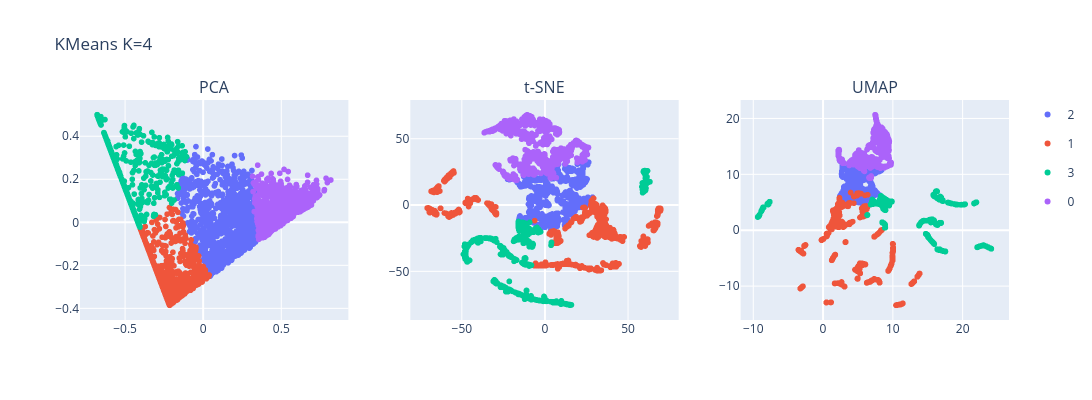

This figure's notebook cell:
### Code cell
# Utilice la siguiente función para graficar k-means. kmeans_labels = clusters obtenidos por k-means.
plot_dim_reductions(pca_proj, tsne_proj, umap_proj, name="KMeans K=4", colors=kmeans_labels)

### Figure 1 — Plotly figure (JSON) as saved in the notebook; plotly's stock layout.template omitted (floating-point values rounded to 4 significant figures; data arrays with more than 128 entries replaced by an {"elided": "..."} marker saying what was removed)
{"data": [{"hovertemplate": "color=2<br>x=%{x}<br>y=%{y}<extra></extra>", "legendgroup": "2", "marker": {"color": "#636efa", "symbol": "circle"}, "mode": "markers", "name": "2", "showlegend": true, "type": "scattergl", "x": {"elided": "1001 float values"}, "xaxis": "x", "y": {"elided": "1001 float values"}, "yaxis": "y"}, {"hovertemplate": "color=1<br>x=%{x}<br>y=%{y}<extra></extra>", "legendgroup": "1", "marker": {"color": "#EF553B", "symbol": "circle"}, "mode": "markers", "name": "1", "showlegend": true, "type": "scattergl", "x": {"elided": "1278 float values"}, "xaxis": "x", "y": {"elided": "1278 float values"}, "yaxis": "y"}, {"hovertemplate": "color=3<br>x=%{x}<br>y=%{y}<extra></extra>", "legendgroup": "3", "marker": {"color": "#00cc96", "symbol": "circle"}, "mode": "markers", "name": "3", "showlegend": true, "type": "scattergl", "x": {"elided": "913 float values"}, "xaxis": "x", "y": {"elided": "913 float values"}, "yaxis": "y"}, {"hovertemplate": "color=0<br>x=%{x}<br>y=%{y}<extra></extra>", "legendgroup": "0", "marker": {"color": "#ab63fa", "symbol": "circle"}, "mode": "markers", "name": "0", "showlegend": true, "type": "scattergl", "x": {"elided": "1122 float values"}, "xaxis": "x", "y": {"elided": "1122 float values"}, "yaxis": "y"}, {"hovertemplate": "color=2<br>x=%{x}<br>y=%{y}<extra></extra>", "legendgroup": "2", "marker": {"color": "#636efa", "symbol": "circle"}, "mode": "markers", "name": "2", "showlegend": false, "type": "scattergl", "x": {"elided": "1001 float values"}, "xaxis": "x2", "y": {"elided": "1001 float values"}, "yaxis": "y2"}, {"hovertemplate": "color=1<br>x=%{x}<br>y=%{y}<extra></extra>", "legendgroup": "1", "marker": {"color": "#EF553B", "symbol": "circle"}, "mode": "markers", "name": "1", "showlegend": false, "type": "scattergl", "x": {"elided": "1278 float values"}, "xaxis": "x2", "y": {"elided": "1278 float values"}, "yaxis": "y2"}, {"hovertemplate": "color=3<br>x=%{x}<br>y=%{y}<extra></extra>", "legendgroup": "3", "marker": {"color": "#00cc96", "symbol": "circle"}, "mode": "markers", "name": "3", "showlegend": false, "type": "scattergl", "x": {"elided": "913 float values"}, "xaxis": "x2", "y": {"elided": "913 float values"}, "yaxis": "y2"}, {"hovertemplate": "color=0<br>x=%{x}<br>y=%{y}<extra></extra>", "legendgroup": "0", "marker": {"color": "#ab63fa", "symbol": "circle"}, "mode": "markers", "name": "0", "showlegend": false, "type": "scattergl", "x": {"elided": "1122 float values"}, "xaxis": "x2", "y": {"elided": "1122 float values"}, "yaxis": "y2"}, {"hovertemplate": "color=2<br>x=%{x}<br>y=%{y}<extra></extra>", "legendgroup": "2", "marker": {"color": "#636efa", "symbol": "circle"}, "mode": "markers", "name": "2", "showlegend": false, "type": "scattergl", "x": {"elided": "1001 float values"}, "xaxis": "x3", "y": {"elided": "1001 float values"}, "yaxis": "y3"}, {"hovertemplate": "color=1<br>x=%{x}<br>y=%{y}<extra></extra>", "legendgroup": "1", "marker": {"color": "#EF553B", "symbol": "circle"}, "mode": "markers", "name": "1", "showlegend": false, "type": "scattergl", "x": {"elided": "1278 float values"}, "xaxis": "x3", "y": {"elided": "1278 float values"}, "yaxis": "y3"}, {"hovertemplate": "color=3<br>x=%{x}<br>y=%{y}<extra></extra>", "legendgroup": "3", "marker": {"color": "#00cc96", "symbol": "circle"}, "mode": "markers", "name": "3", "showlegend": false, "type": "scattergl", "x": {"elided": "913 float values"}, "xaxis": "x3", "y": {"elided": "913 float values"}, "yaxis": "y3"}, {"hovertemplate": "color=0<br>x=%{x}<br>y=%{y}<extra></extra>", "legendgroup": "0", "marker": {"color": "#ab63fa", "symbol": "circle"}, "mode": "markers", "name": "0", "showlegend": false, "type": "scattergl", "x": {"elided": "1122 float values"}, "xaxis": "x3", "y": {"elided": "1122 float values"}, "yaxis": "y3"}], "layout": {"annotations": [{"font": {"size": 16}, "showarrow": false, "text": "PCA", "x": 0.1444, "xanchor": "center", "xref": "paper", "y": 1, "yanchor": "bottom", "yref": "paper"}, {"font": {"size": 16}, "showarrow": false, "text": "t-SNE", "x": 0.5, "xanchor": "center", "xref": "paper", "y": 1, "yanchor": "bottom", "yref": "paper"}, {"font": {"size": 16}, "showarrow": false, "text": "UMAP", "x": 0.8556, "xanchor": "center", "xref": "paper", "y": 1, "yanchor": "bottom", "yref": "paper"}], "height": 400, "title": {"text": "KMeans K=4"}, "width": 1200, "xaxis": {"anchor": "y", "domain": [0, 0.2889]}, "xaxis2": {"anchor": "y2", "domain": [0.3556, 0.6444]}, "xaxis3": {"anchor": "y3", "domain": [0.7111, 1]}, "yaxis": {"anchor": "x", "domain": [0, 1]}, "yaxis2": {"anchor": "x2", "domain": [0, 1]}, "yaxis3": {"anchor": "x3", "domain": [0, 1]}}}
